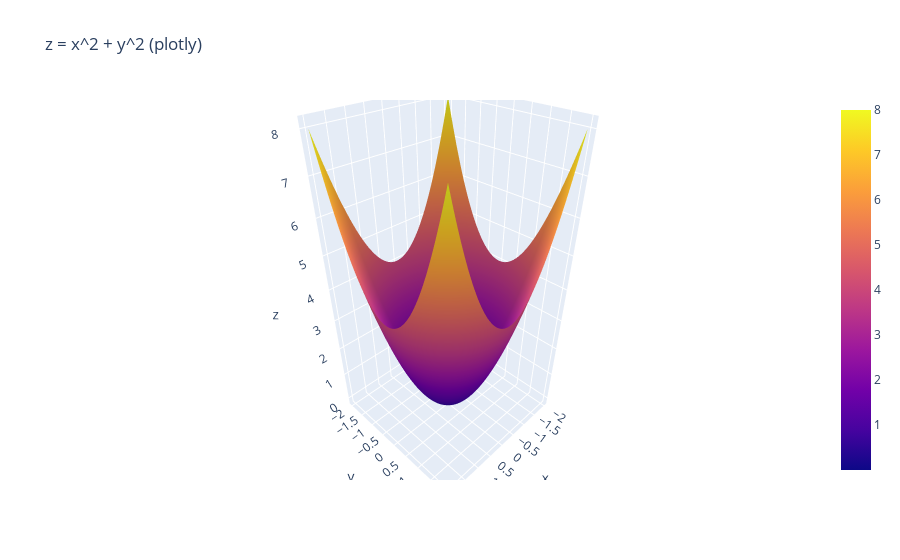

This figure's notebook cell:
### Code cell
X_f3, Y_f3, Z_f3 = superficie_funcion(f=lambda X, Y: X**2 + Y**2)  # Polinómica (paraboloide)
graficar_superficie_plotly(X_f3, Y_f3, Z_f3, titulo="z = x^2 + y^2 (plotly)")  # Plotly

### Figure 1 — Plotly figure (JSON) as saved in the notebook; plotly's stock layout.template omitted (floating-point values rounded to 4 significant figures; data arrays with more than 128 entries replaced by an {"elided": "..."} marker saying what was removed)
{"data": [{"type": "surface", "x": {"elided": "80x80 float values"}, "y": {"elided": "80x80 float values"}, "z": {"elided": "80x80 float values"}}], "layout": {"title": {"text": "z = x^2 + y^2 (plotly)"}}}
